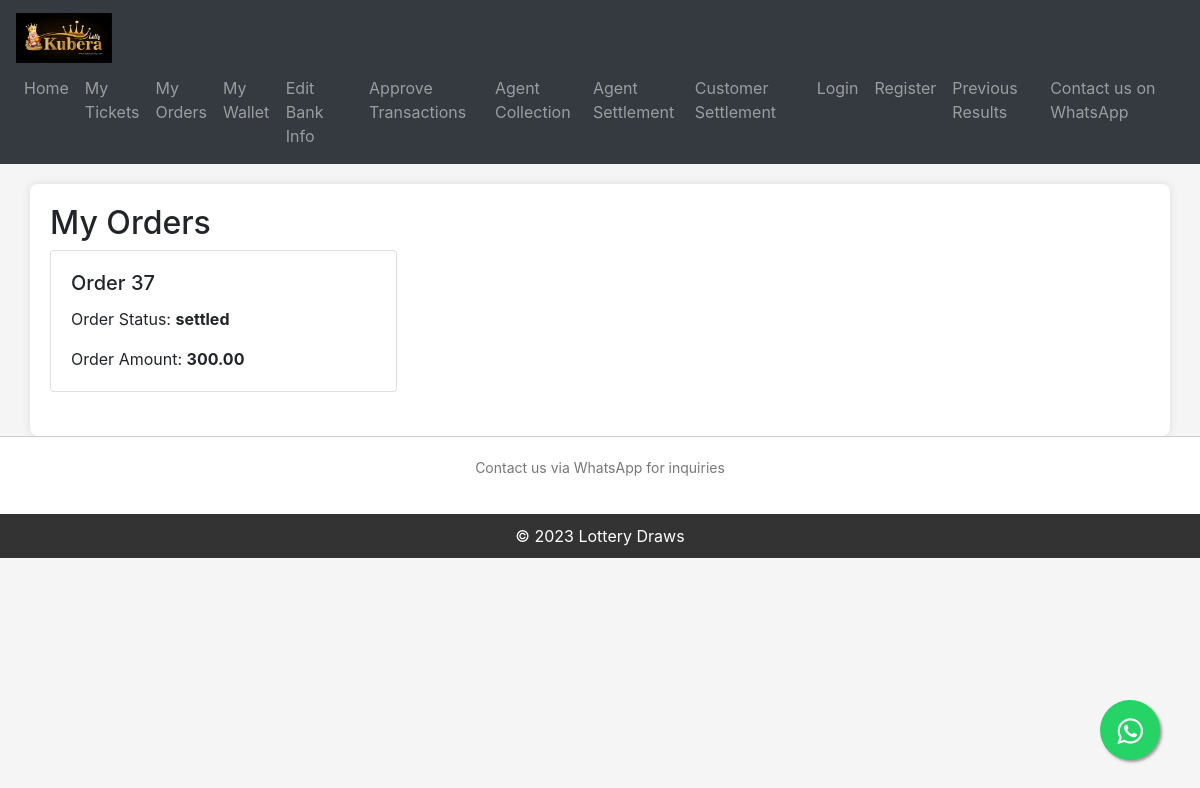
/view-orders/ (signed in), run on the app's committed database.
### KuberaApp/models.py (models this page shows, shortened)
class  Order(models.Model):
    agent = models.ForeignKey(User, on_delete=models.CASCADE,blank=True,null=True)
    draw = models.ForeignKey(Draw, on_delete=models.CASCADE,blank=True,null=True)
    customer       = models.ForeignKey(User, on_delete=models.CASCADE, related_name='customer_ticket',blank=True,null=True)
    upi_transaction_reference_id = models.CharField(max_length=50,blank=True,null=True)
    payment_upi_id = models.CharField(max_length=200,blank=True,null=True)
    order_uuid     = models.UUIDField(default=uuid.uuid4, editable=False, unique=True)
    order_status   = models.CharField(choices=ORDER_STATUS,default="processing",max_length=30)
    order_total    = models.DecimalField(max_digits=10,decimal_places=2,default=0.00)
    order_date     = models.DateField(default=timezone.now)
    winning_amount = models.DecimalField(max_digits=10,decimal_places=2,default=0.00)

### KuberaApp/views.py (the view)
# urls.py: path('view-orders/', views.view_orders, name='view_orders'),
@login_required(login_url='login')
def view_orders(request):
    user = request.user
    orders = Order.objects.filter(customer=user)
    context = {'orders': orders}
    return render(request, 'kuberaapp/myorders.html', context)

### KuberaApp/context_processor.py (called while the page is built)
def website_info_context(request):
    try:
        website_info = WebsiteInfo.objects.first()  # Retrieve the first WebsiteInfo object
    except WebsiteInfo.DoesNotExist:
        website_info = None
    context = {
        'website_info': website_info
    }
    return context

### templates/kuberaapp/myorders.html
{% extends 'base.html' %}
{% block content %}
<div class="container">
    <h2>My Orders</h2>
    <div class="row">
        {% for order in orders %}
        <div class="col-md-4">
            <div class="card mb-4">
                <div class="card-body">
                    <h5 class="card-title">Order {{ order.pk }}</h5>
                    <p class="card-text">Order Status: <b>{{ order.order_status }}</b></p>
                    <p class="card-text">Order Amount: <b>{{ order.order_total }}</b></p>
                </div>
            </div>
        </div>
        {% endfor %}
    </div>
</div>
{% endblock %}

### templates/base.html (style rules this page uses)
body { margin: 0; padding: 0; background-color: #f5f5f5; }
.container { margin-top: 20px; padding: 20px; background-color: #fff; border-radius: 8px; box-shadow: 0px 0px 10px rgba(0, 0, 0, 0.1); }

### data on the page
Order: pk "37", order_status "settled", order_total "300.00"
